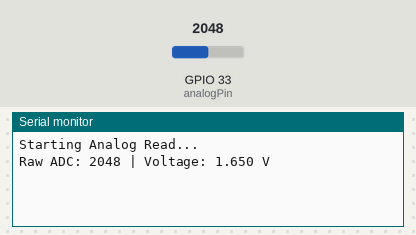
A sketch run on a simulated ESP32. Shown: the last lines printed to the serial monitor. Inputs (shaded band) come from the test bench; at power-on: GPIO 33 (analogPin) = 2048.

Above: at 2.2 s.
2.3 s: GPIO 33 (analogPin) set to 2866
At 4.6 s:
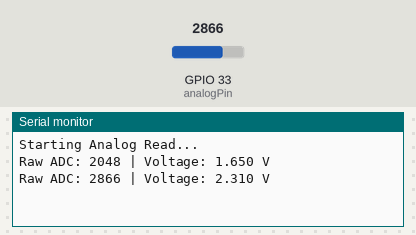
6.1 s: GPIO 33 (analogPin) set to 3603
At 8.1 s:
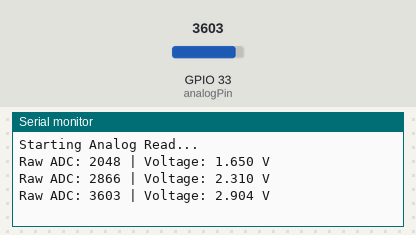
Timing chart, 0 to 9.6 s (numbered marks = the images above; inputs shaded):
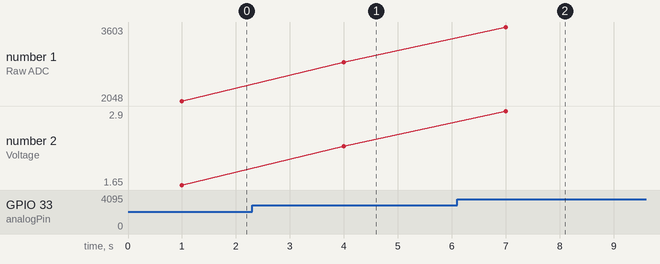

Measured:
- after the input at 2.3 s, the serial monitor: prints a new line after 1.7 s (image 1)
- after the input at 6.1 s, the serial monitor: prints a new line after 0.90 s (image 2)
- plotted number 1: 2048 → 2866 after the input at 2.3 s, 2866 → 3603 after the input at 6.1 s
- plotted number 2: 1.65 → 2.31 after the input at 2.3 s, 2.31 → 2.9 after the input at 6.1 s

The sketch:

tuning-block-sample.ino
```cpp
// ESP32 Analog Read on GPIO 32 every 3 seconds

const int analogPin = 33;   // GPIO32 = ADC1_CH4 for rotary

void setup() {
  Serial.begin(115200);
  delay(1000);
  Serial.println("Starting Analog Read...");
}

void loop() {
  int rawValue = analogRead(analogPin);   // 0–4095 (12-bit)
  float voltage = (rawValue * 3.3) / 4095.0;  // Convert to voltage (approx)

  Serial.print("Raw ADC: ");
  Serial.print(rawValue);
  Serial.print(" | Voltage: ");
  Serial.print(voltage, 3);
  Serial.println(" V");

  delay(3000);  // 3 seconds
}
```
